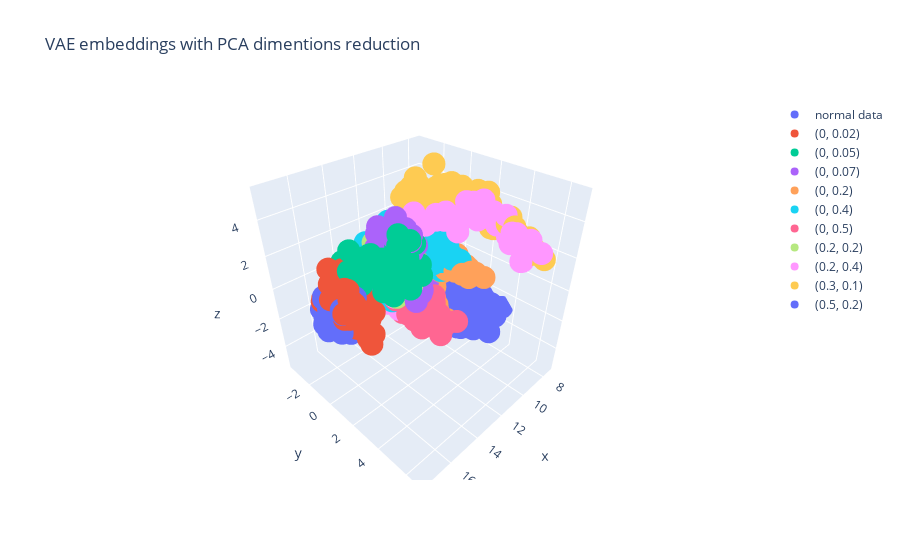

Write notebook code for a chart like this one.
### Code cell
data = []
start, end = 0, 0
for i, dl in enumerate(dataloaders):
    start = end
    end += len(dl)
    if i == 0:
        name = "normal data"
    else:
        name = str(loc_scale_pairs[i-1])
    data += [
        go.Scatter3d(
            x=embs_3d[start:end, 0].tolist(),
            y=embs_3d[start:end, 1].tolist(),
            z=embs_3d[start:end, 2].tolist(),
            mode='markers', name=name,
        )
    ]

layout = go.Layout(
    title="VAE embeddings with PCA dimentions reduction",
)

fig = go.Figure(data=data, layout=layout)
fig.show()
